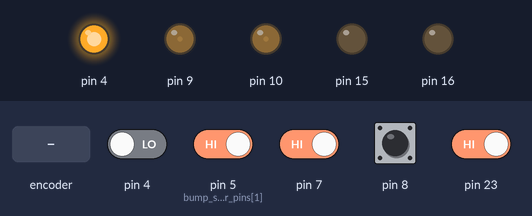
A sketch run on a simulated Arduino Leonardo, built with avr-gcc and run on an emulated ATmega32U4. On the bench: output pins drawn as LEDs (lit = HIGH). Inputs (shaded band) come from the test bench; at power-on: pin 5 (bump_sensor_pins[1]), pin 7, pin 8, pin 23 HIGH, pin 4 LOW. What the sketch prints to the serial monitor is not drawn.

Above: at 5.2 s.
5.3 s: rotary encoder on pin 7 / pin 23 turned 1 step (first pin leading)
8.5 s: pin 4 driven HIGH
At 9.62 s:
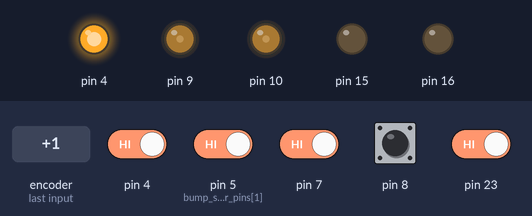
11.5 s: pin 5 (bump_sensor_pins[1]) driven LOW
14.5 s: pin 8 pulled LOW for 0.15 s
At 14.79 s:
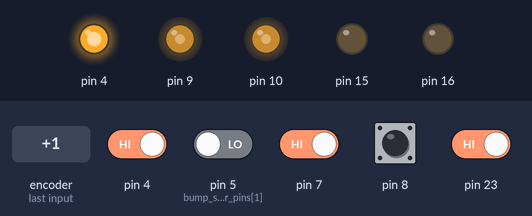
17.5 s: pin 4 driven LOW
20.5 s: pin 5 (bump_sensor_pins[1]) driven HIGH
At 23.54 s:
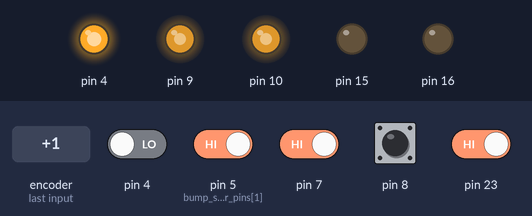
Timing chart, 0 to 24.5 s (numbered marks = the images above; inputs shaded):
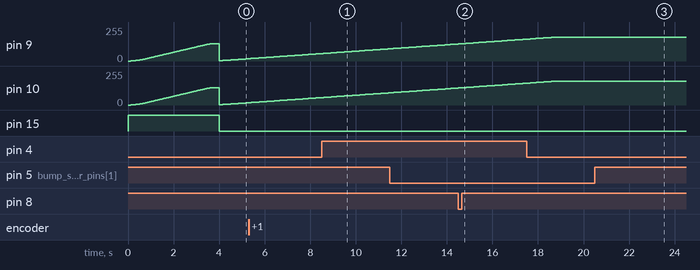

The sketch:

Initial_follow_bumper.ino
```cpp
// Code Used on ML Robot and ?? Robot
// Just attempting to measure IR using Line sensors on follower

#include "PID.h"
#include "Motors.h"
#include "BumpSensors.h"
#include "Encoders.h"

Motors_c motors;
PID_c left_pid;             // To control the left motor
PID_c right_pid;            // To control the right motor
BumpSensors_c bump_sensors;

unsigned long speed_est_ts; // timestamp for speed estimation - used for pose updates also
#define SPEED_EST_MS 10     // 10ms
unsigned long lastLoop = 0;
#define LOOP_TIME 20


// Speed Params
// Previous counts for speed
long last_e0; // Right
long last_e1; // Left
// previous speeds
float last_speed_e0; // Right
float last_speed_e1; // Left
// most recent speed calculated
float right_speed; // Right
float left_speed; // Left
// smoothing constant
#define alpha 0.2


void setup() {
  Serial.begin(9600);
  motors.initialise();
  setupEncoder0();
  setupEncoder1();

  // Zero Counts and last Speeds
  last_e0 = count_e0;
  last_e1 = count_e1;
  last_speed_e0 = 0;
  last_speed_e1 = 0;

  // Initialise PID Controllers
  left_pid.initialise( 15.0, 0.1, 0.0); // Left motor does start slightly higher pwm than left but these equal controllers worked acceptably
  right_pid.initialise( 15.0, 0.1, 0.0); //kp ki kd
  left_pid.reset();
  right_pid.reset();

  bump_sensors.initialiseForDigital();
  calibrateBumpSensors();
  Serial.println("L,R,diff");
  bump_sensors.startDigitalReadAll();
  lastLoop = millis();
  speed_est_ts = millis();
}

//void loop() {
//
//
//  unsigned long elapsed_time = millis() - speed_est_ts;
//  if (elapsed_time > SPEED_EST_MS) {
//    speedcalc(elapsed_time);
//    speed_est_ts = millis();
//  }
//
//  if (millis() - lastLoop < LOOP_TIME) return;
//  lastLoop = millis();
//  bump_sensors.calcCalibratedDigital();
//
//
//  float L_Cal = bump_sensors.bumpcalibrated[0];
//  float R_Cal = bump_sensors.bumpcalibrated[1];
//  float diff_cal = R_Cal - L_Cal;
//  float mean_cal = 0.5 * (L_Cal + R_Cal);
//
//  // ---- FOLLOW CONTROL ----
//  const float TARGET_IR = 0.20;          // desired average calibrated reading
//  const float SIGNAL_LOST_THRESH = 0.90; // if above this, beacon is probably not seen
//
//  // Outer-loop gains: these create target wheel speeds
//  const float K_DIST = 2;
//  const float K_TURN = 2;
//
//  // Clamp target wheel speeds
//  const float MAX_FWD  = 0.35;
//  const float MAX_TURN = 0.25;
//
//  float left_target = 0.0;
//  float right_target = 0.0;
//
//  if (mean_cal > SIGNAL_LOST_THRESH) {
//    // Beacon probably lost: slow search spin
//    left_target  = -0.15;
//    right_target =  0.15;
//  } else {
//    // Smaller calibrated value = stronger IR
//    // So mean_cal > TARGET_IR => too far => move forward
//    float forward_target = K_DIST * (mean_cal - TARGET_IR);
//
//    // diff_cal = R - L
//    // If diff_cal > 0, beacon is more to the LEFT, so turn left
//    float turn_target = K_TURN * diff_cal;
//
//    // Deadbands to reduce jitter
//    if (abs(mean_cal - TARGET_IR) < 0.03) forward_target = 0.0;
//    if (abs(diff_cal) < 0.03) turn_target = 0.0;
//
//    // Clamp
//    if (forward_target > MAX_FWD)  forward_target = MAX_FWD;
//    if (forward_target < -MAX_FWD) forward_target = -MAX_FWD;
//
//    if (turn_target > MAX_TURN)  turn_target = MAX_TURN;
//    if (turn_target < -MAX_TURN) turn_target = -MAX_TURN;
//
//    // Differential drive targets
//    left_target  = forward_target - turn_target;
//    right_target = forward_target + turn_target;
//  }
//
//  float l_pwm = left_pid.update(left_target, left_speed);
//  float r_pwm = right_pid.update(right_target, right_speed);
//  motors.setPWM(l_pwm, r_pwm);
//
//  Serial.print(L_Cal, 3);
//  Serial.print(",");
//  Serial.print(R_Cal, 3);
//  Serial.print(",");
//  Serial.print(mean_cal, 3);
//  Serial.print(",");
//  Serial.print(diff_cal, 3);
//  Serial.print(",");
//  Serial.print(left_speed, 3);
//  Serial.print(",");
//  Serial.println(right_speed, 3);
//
//
//}

enum FollowMode {
  ALIGNING,
  FOLLOWING
};

FollowMode follow_mode = ALIGNING;

void loop() {
  bump_sensors.serviceDigitalRead();

  unsigned long now = millis();
  if (now - speed_est_ts >= SPEED_EST_MS) {
    unsigned long elapsed = now - speed_est_ts;
    speedcalc(elapsed);
    speed_est_ts = now;
  }

  static float L_filt = 1.0;
  static float R_filt = 1.0;

  if (bump_sensors.sampleReady()) {
    bump_sensors.calcCalibratedFromCurrentReadings();

    float L = bump_sensors.bumpcalibrated[0];
    float R = bump_sensors.bumpcalibrated[1];

    const float beta = 0.35;
    L_filt = (1.0 - beta) * L_filt + beta * L;
    R_filt = (1.0 - beta) * R_filt + beta * R;

    float mean_cal = 0.5 * (L_filt + R_filt);
    float diff_cal = R_filt - L_filt;

    followDistanceOnly(mean_cal);

    Serial.print(L_filt, 3);
    Serial.print(",");
    Serial.print(R_filt, 3);
    Serial.print(",");
    Serial.print(mean_cal, 3);
    Serial.print(",");
    Serial.println(diff_cal, 3);

    bump_sensors.clearSampleReady();
    bump_sensors.startDigitalReadAll();
  }
}

void followDistanceOnly(float mean_cal)
{
  const float TARGET_IR = 0.20;
  const float SIGNAL_LOST_THRESH = 0.90;

  const float K_DIST = 0.40;
  const float MAX_SPEED = 0.70;

  float target_speed = 0.0;

  // If no beacon seen, stop
  if (mean_cal > SIGNAL_LOST_THRESH) {
    target_speed = 0.0;
  } else {
    // Smaller calibrated = stronger IR
    // mean_cal > TARGET_IR => too far => move forward
    float dist_error = mean_cal - TARGET_IR;
    target_speed = K_DIST * dist_error;

    // deadband near target
    if (abs(dist_error) < 0.03) {
      target_speed = 0.0;
    }

    if (target_speed > MAX_SPEED)  target_speed = MAX_SPEED;
    if (target_speed < -MAX_SPEED) target_speed = -MAX_SPEED;
  }

  // BOTH wheels commanded equally
  float l_pwm = left_pid.update(target_speed, left_speed);
  float r_pwm = right_pid.update(target_speed, right_speed);

  motors.setPWM(l_pwm, r_pwm);
}

// ---- STOP ROBOT ----
// Stops the motors, resets PID
void stoprobot() {
  motors.setPWM(0, 0);
  left_pid.reset();  // Clear PID memory
  right_pid.reset();
}


// ---- SPEED CALC ----
// Calculate speeds
void speedcalc(unsigned long elapsed_time) {
  long delta_e0 = count_e0 - last_e0;
  long delta_e1 = count_e1 - last_e1;

  // Speeds in Counts/ms
  float speed_e0 = float(delta_e0) / float(elapsed_time);
  float speed_e1 = float(delta_e1) / float(elapsed_time);

  // Smoothing
  right_speed = alpha * speed_e0 + (1 - alpha) * last_speed_e0;
  left_speed  = alpha * speed_e1 + (1 - alpha) * last_speed_e1;

  last_speed_e0 = right_speed;
  last_speed_e1 = left_speed;
  last_e0 = count_e0;
  last_e1 = count_e1;
}

// ---- CALIBRATION ----

void calibrateBumpSensors() {

  // Initialise min / max values
  for (int sensor = 0; sensor < BUMP_NUM_SENSORS; sensor++) {
    bump_sensors.maximum[sensor] = 0;
    bump_sensors.minimum[sensor] = bump_sensors.timeout_us;
  }

  // Timing for calibration
  unsigned long cal_start_time = millis();
  unsigned long calibration_end = cal_start_time + 4000;

  // Optional: ramped spin speed
  float max_target_speed = 0.4;
  float current_target = 0;

  while (millis() < calibration_end) {

    unsigned long current_ms = millis();
    unsigned long elapsed = current_ms - speed_est_ts;

    if (elapsed >= SPEED_EST_MS) {
      speedcalc(elapsed);
      speed_est_ts = current_ms;
      //pose.update();

      // Ramp speed up and down to reduce slip
      unsigned long time_into_cal = current_ms - cal_start_time;

      if (time_into_cal < 1000) {
        current_target = ((float)time_into_cal / 1000.0) * max_target_speed;
      }
      else if (calibration_end - current_ms < 500) {
        current_target = ((float)(calibration_end - current_ms) / 500.0) * max_target_speed;
      }
      else {
        current_target = max_target_speed;
      }

      float l_pwm = left_pid.update(current_target, left_speed);
      float r_pwm = right_pid.update(-current_target, right_speed);
      motors.setPWM(l_pwm, r_pwm);
    }

    // Read bump sensors using digital discharge timing
    bump_sensors.readSensorsDigital();

    // Update min / max
    bump_sensors.updateCalibrationFromReadings();
  }

  // Stop robot
  stoprobot();

  // Compute ranges
  bump_sensors.finaliseCalibration();
}
```

BumpSensors.h
```cpp
// Class for Bumpsesnors on pins A6 and 5

// this #ifndef stops this file
// from being included mored than
// once by the compiler.
#ifndef _BUMPSENSORS_H
#define _BUMPSENSORS_H

// We will use all 5 line sensors (DN1 - 5)
// and so define a constant here, rather than
// type '5' in lots of places.
#define BUMP_NUM_SENSORS 2


// Pin definitions
// This time, we will use an array to store the
// pin definitions.  This is a bit like a list.
// This way, we can either loop through the
// list automatically, or we can ask for a pin
// by indexing, e.g. sensor_pins[0] is A11,
// sensors_pins[1] is A0.
const int bump_sensor_pins[ BUMP_NUM_SENSORS ] = { A6, 5};

// This is the pin used to turn on the infra-
// red LEDs.
#define EMIT_PIN   11

enum ReadState { IDLE, CHARGING, DISCHARGING, DONE };

ReadState state[BUMP_NUM_SENSORS];
unsigned long charge_start_us;
unsigned long discharge_start_us[BUMP_NUM_SENSORS];
bool sample_ready = false;

unsigned long timeout_us = 3000;
unsigned long charge_us = 10;


// Class to operate the linesensors.
class BumpSensors_c {

  public:

    // Raw Readings [0:1]
    float readings[ BUMP_NUM_SENSORS ];

    // Calibration values
    float minimum[ BUMP_NUM_SENSORS ];
    float maximum[ BUMP_NUM_SENSORS ];
    float scaling[ BUMP_NUM_SENSORS ];
    float range[ BUMP_NUM_SENSORS ];

    // Calibrated values
    float bumpcalibrated[ BUMP_NUM_SENSORS ];

    // Timeout for digital discharge-time read
    unsigned long timeout_us = 6000;

    // Constructor, must exist.
    BumpSensors_c() {
      // leave this empty
    }

    // -----------------------------
    // ADC INITIALISATION
    // -----------------------------
    void initialiseForADC() {

      // Follower mode: emitters OFF
      pinMode(EMIT_PIN, INPUT);

      for (int sensor = 0; sensor < BUMP_NUM_SENSORS; sensor++) {
        pinMode(bump_sensor_pins[sensor], INPUT);
      }
    }

    // -----------------------------
    // ADC READ
    // -----------------------------
    void readSensorsADC() {
      for (int sensor = 0; sensor < BUMP_NUM_SENSORS; sensor++) {
        readings[sensor] = analogRead(bump_sensor_pins[sensor]);
      }
    }

    // -----------------------------
    // ADC CALIBRATED READ
    // -----------------------------
    void calcCalibratedADC() {

      readSensorsADC();

      for (int sensor = 0; sensor < BUMP_NUM_SENSORS; sensor++) {
        if (range[sensor] <= 0) {
          bumpcalibrated[sensor] = 0;
        } else {
          bumpcalibrated[sensor] = (readings[sensor] - minimum[sensor]) / range[sensor];
        }
      }
    }

    // -----------------------------
    // DIGITAL INITIALISATION
    // -----------------------------
    void initialiseForDigital() {

      // Follower mode: emitters OFF
      pinMode(EMIT_PIN, INPUT);

      for (int sensor = 0; sensor < BUMP_NUM_SENSORS; sensor++) {
        pinMode(bump_sensor_pins[sensor], INPUT);
      }
    }

    // -----------------------------
    // DIGITAL READ OF ONE SENSOR
    // Returns elapsed discharge time in microseconds
    // Smaller time usually means stronger IR
    // -----------------------------
    unsigned long readSensorDigital(int which_sensor) {

      if (which_sensor < 0 || which_sensor >= BUMP_NUM_SENSORS) {
        return timeout_us;
      }

      int pin = bump_sensor_pins[which_sensor];

      // Follower mode: emitters OFF so we measure external IR beacon
      pinMode(EMIT_PIN, INPUT);

      // Charge capacitor/node
      pinMode(pin, OUTPUT);
      digitalWrite(pin, HIGH);
      delayMicroseconds(10);

      // Let it discharge
      pinMode(pin, INPUT);

      unsigned long start_time = micros();

      while (digitalRead(pin) == HIGH) {
        if (micros() - start_time > timeout_us) {
          return timeout_us;
        }
      }

      return micros() - start_time;
    }

    // -----------------------------
    // DIGITAL READ OF ALL SENSORS
    // -----------------------------
    void readSensorsDigital() {
      for (int sensor = 0; sensor < BUMP_NUM_SENSORS; sensor++) {
        readings[sensor] = readSensorDigital(sensor);
      }
    }


    // -----------------------------
    // DIGITAL CALIBRATED READ
    // -----------------------------
    void calcCalibratedDigital() {

      readSensorsDigital();

      for (int sensor = 0; sensor < BUMP_NUM_SENSORS; sensor++) {
        if (range[sensor] <= 0) {
          bumpcalibrated[sensor] = 0;
        } else {
          bumpcalibrated[sensor] = (readings[sensor] - minimum[sensor]) / range[sensor];
        }
      }
    }


    void startDigitalReadAll() {
      pinMode(EMIT_PIN, INPUT);   // follower emitters OFF

      charge_start_us = micros();
      sample_ready = false;

      for (int i = 0; i < BUMP_NUM_SENSORS; i++) {
        pinMode(bump_sensor_pins[i], OUTPUT);
        digitalWrite(bump_sensor_pins[i], HIGH);
        state[i] = CHARGING;
      }
    }

    void serviceDigitalRead() {
      unsigned long now = micros();

      // After charge time, switch all charging sensors to input
      if (now - charge_start_us >= charge_us) {
        for (int i = 0; i < BUMP_NUM_SENSORS; i++) {
          if (state[i] == CHARGING) {
            pinMode(bump_sensor_pins[i], INPUT);
            discharge_start_us[i] = micros();
            state[i] = DISCHARGING;
          }
        }
      }

      bool all_done = true;

      for (int i = 0; i < BUMP_NUM_SENSORS; i++) {
        if (state[i] == DISCHARGING) {
          if (digitalRead(bump_sensor_pins[i]) == LOW) {
            readings[i] = micros() - discharge_start_us[i];
            state[i] = DONE;
          }
          else if (micros() - discharge_start_us[i] >= timeout_us) {
            readings[i] = timeout_us;
            state[i] = DONE;
          }
        }

        if (state[i] != DONE) {
          all_done = false;
        }
      }

      if (all_done) {
        sample_ready = true;
      }
    }


    void calcCalibratedFromCurrentReadings() {
      for (int i = 0; i < BUMP_NUM_SENSORS; i++) {
        bumpcalibrated[i] = (readings[i] - minimum[i]) / range[i];

        if (bumpcalibrated[i] < 0) bumpcalibrated[i] = 0;
        if (bumpcalibrated[i] > 1) bumpcalibrated[i] = 1;
      }
    }
    // -----------------------------
    // Helper: update min/max from latest readings
    // Call this inside your calibration routine
    // -----------------------------
    void updateCalibrationFromReadings() {
      for (int sensor = 0; sensor < BUMP_NUM_SENSORS; sensor++) {
        if (readings[sensor] < minimum[sensor]) minimum[sensor] = readings[sensor];
        if (readings[sensor] > maximum[sensor]) maximum[sensor] = readings[sensor];
      }
    }

    // -----------------------------
    // Helper: calculate ranges after calibration
    // -----------------------------
    void finaliseCalibration() {
      for (int sensor = 0; sensor < BUMP_NUM_SENSORS; sensor++) {
        range[sensor] = maximum[sensor] - minimum[sensor];
        if (range[sensor] <= 0) range[sensor] = 1;
      }
    }


    bool sampleReady() {
      return sample_ready;
    }

    void clearSampleReady() {
      sample_ready = false;
    }
}; // End of LineSensor_c class defintion


#endif
```

Source omitted: Encoders.h (8534 bytes), Motors.h (4728 bytes), PID.h (3827 bytes)
